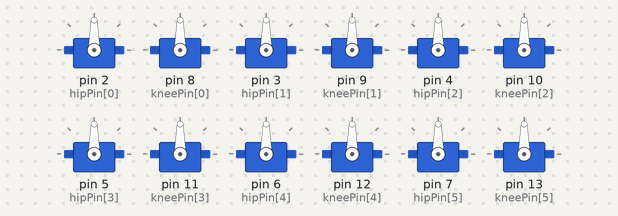
Bench run of a program on a simulated Arduino Uno, built with avr-gcc and run on an emulated ATmega328P. Parts: 12 × servo.

Above: at 0.55 s.
At 0.9 s:
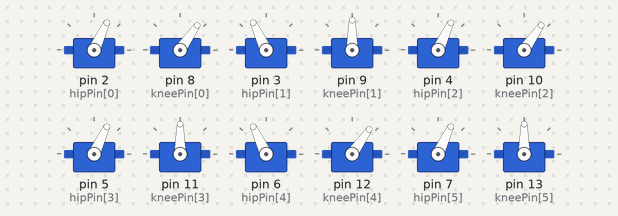
At 1.1 s:
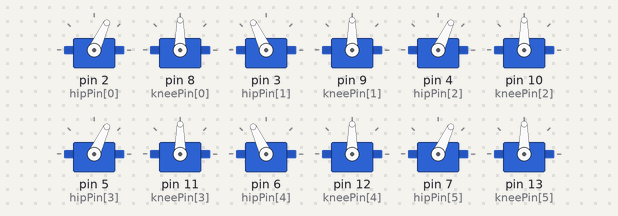
At 1.3 s:
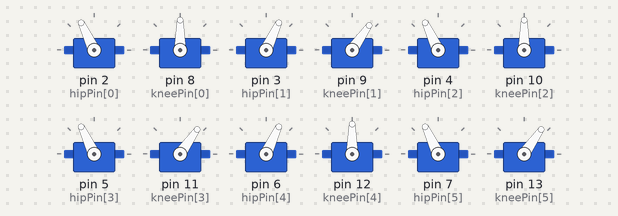
Timing chart, 0 to 3.5 s (numbered marks = the images above):
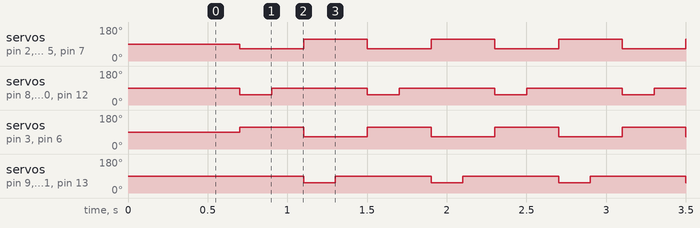

The program:

main.cpp
```cpp
/*
  Hexapod Tripod Gait Walk Cycle
  ------------------------------
  Six-legged walker (AT-TE style), 2 servos per leg:
    - "hip"  servo swings the leg forward/backward
    - "knee" servo lifts the leg up/down

  Uses a TRIPOD GAIT: legs are split into two groups of three.
  While one group is lifted and swinging forward (recovery stroke),
  the other group stays planted and pushes the body forward
  (stance/power stroke). The groups then swap.

  Leg layout (viewed from above):

        FRONT
     LF        RF
      \        /
   LM--+------+--RM
      /        \
     LB        RB
        BACK

  Group A = LF, RM, LB   (diagonal-ish trio #1)
  Group B = RF, LM, RB   (diagonal-ish trio #2)

  The walk function is NON-BLOCKING (uses millis(), not delay()),
  so you can call it every loop() iteration and still read sensors,
  check for stop commands, etc. in the same loop.
*/

#include <Arduino.h>
#include <Servo.h>

// ---------------------------------------------------------------
// CONFIGURATION - edit these to match your robot
// ---------------------------------------------------------------

const uint8_t NUM_LEGS = 6;

// Leg index order: 0=LF, 1=LM, 2=LB, 3=RF, 4=RM, 5=RB
enum LegIndex { LF = 0, LM = 1, LB = 2, RF = 3, RM = 4, RB = 5 };

// --- Servo pins: EDIT to match your wiring ---
const uint8_t hipPin[NUM_LEGS]  = { 2,  3,  4,  5,  6,  7  }; // swing servos
const uint8_t kneePin[NUM_LEGS] = { 8,  9, 10, 11, 12, 13  }; // lift servos

// Left-side legs are usually mounted mirrored to right-side legs,
// so a "swing forward" command needs the opposite angle direction.
// Set true for legs whose hip servo is mounted mirrored.
const bool mirrorHip[NUM_LEGS] = { true, true, true, false, false, false };

// --- Tuning angles (degrees). Adjust for your servo horns/linkages ---
const int HIP_NEUTRAL  = 90;   // leg pointing straight out from body
const int HIP_SWING    = 25;   // how far forward/back the hip swings (+/-)
const int KNEE_DOWN    = 90;   // leg planted on ground
const int KNEE_UP      = 55;   // leg lifted for clearance (smaller = higher, tune this)

// --- Timing ---
unsigned int phaseDuration = 200; // ms per phase; smaller = faster gait

// ---------------------------------------------------------------
// INTERNAL STATE
// ---------------------------------------------------------------

Servo hipServo[NUM_LEGS];
Servo kneeServo[NUM_LEGS];

const uint8_t groupA[3] = { LF, RM, LB };
const uint8_t groupB[3] = { RF, LM, RB };

// Walk cycle has 4 phases:
// 0: Group A lifts + swings forward   | Group B stays down, swings backward (pushes body)
// 1: Group A lowers (plants down)     | Group B continues stance
// 2: Group B lifts + swings forward   | Group A stays down, swings backward (pushes body)
// 3: Group B lowers (plants down)     | Group A continues stance
uint8_t walkPhase = 0;
unsigned long phaseStartTime = 0;
bool walkingEnabled = false;

// ---------------------------------------------------------------
// LOW-LEVEL HELPERS
// ---------------------------------------------------------------

// Write a hip angle, accounting for mirrored legs.
// direction: +1 = swing forward, -1 = swing backward, 0 = neutral
void setHip(uint8_t leg, int direction) {
  int angle = HIP_NEUTRAL + direction * HIP_SWING * (mirrorHip[leg] ? -1 : 1);
  hipServo[leg].write(angle);
}

void setKnee(uint8_t leg, bool up) {
  kneeServo[leg].write(up ? KNEE_UP : KNEE_DOWN);
}

// ---------------------------------------------------------------
// SETUP
// ---------------------------------------------------------------

void setup() {
  for (uint8_t i = 0; i < NUM_LEGS; i++) {
    hipServo[i].attach(hipPin[i]);
    kneeServo[i].attach(kneePin[i]);
  }

  // Start in a neutral standing stance
  for (uint8_t i = 0; i < NUM_LEGS; i++) {
    setHip(i, 0);
    setKnee(i, false); // all feet down
  }

  delay(500); // let servos settle before moving

  phaseStartTime = millis();
  walkingEnabled = true; // set false to freeze in place
}

// ---------------------------------------------------------------
// WALK CYCLE FUNCTION - call this every loop()
// ---------------------------------------------------------------

void updateWalk() {
  if (!walkingEnabled) return;

  unsigned long now = millis();
  if (now - phaseStartTime < phaseDuration) return; // not time to advance yet

  phaseStartTime = now;

  switch (walkPhase) {

    case 0:
      // Group A: lift + swing forward (recovery)
      for (uint8_t i = 0; i < 3; i++) {
        setKnee(groupA[i], true);
        setHip(groupA[i], +1);
      }
      // Group B: stays planted, swings backward (drives body forward)
      for (uint8_t i = 0; i < 3; i++) {
        setKnee(groupB[i], false);
        setHip(groupB[i], -1);
      }
      break;

    case 1:
      // Group A: plant down at forward position
      for (uint8_t i = 0; i < 3; i++) {
        setKnee(groupA[i], false);
      }
      break;

    case 2:
      // Group B: lift + swing forward (recovery)
      for (uint8_t i = 0; i < 3; i++) {
        setKnee(groupB[i], true);
        setHip(groupB[i], +1);
      }
      // Group A: stays planted, swings backward (drives body forward)
      for (uint8_t i = 0; i < 3; i++) {
        setKnee(groupA[i], false);
        setHip(groupA[i], -1);
      }
      break;

    case 3:
      // Group B: plant down at forward position
      for (uint8_t i = 0; i < 3; i++) {
        setKnee(groupB[i], false);
      }
      break;
  }

  walkPhase = (walkPhase + 1) % 4;
}

// ---------------------------------------------------------------
// MAIN LOOP
// ---------------------------------------------------------------

void loop() {
  updateWalk();

  // Add other non-blocking logic here (sensors, comms, obstacle
  // detection, etc.) — updateWalk() never calls delay(), so this
  // loop stays responsive.
}
```

Measured:
- by itself, servo on pin 2 (hipPin[0]), servo on pin 3 (hipPin[1]), servo on pin 4 (hipPin[2]), servo on pin 5 (hipPin[3]), servo on pin 6 (hipPin[4]), servo on pin 7 (hipPin[5]): alternates 115° for 0.40 s and 65° for 0.40 s
- by itself, servo on pin 8 (kneePin[0]), servo on pin 9 (kneePin[1]), servo on pin 10 (kneePin[2]), servo on pin 11 (kneePin[3]), servo on pin 12 (kneePin[4]), servo on pin 13 (kneePin[5]): alternates 90° for 0.60 s and 55° for 0.20 s
